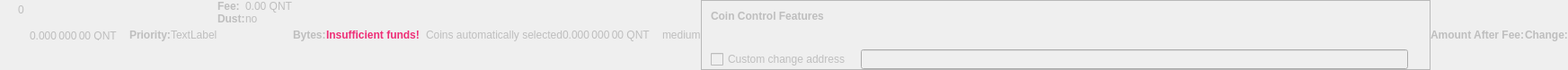
    <widget class="QWidget" name="dummyHideWidget" native="true">
     <property name="enabled">
      <bool>false</bool>
     </property>
     <property name="maximumSize">
      <size>
       <width>100</width>
       <height>22</height>
      </size>
     </property>
     <layout class="QHBoxLayout" name="dummyHideLayout">
      <property name="spacing">
       <number>0</number>
      </property>
      <property name="leftMargin">
       <number>0</number>
      </property>
      <property name="topMargin">
       <number>0</number>
      </property>
      <property name="rightMargin">
       <number>0</number>
      </property>
      <property name="bottomMargin">
       <number>0</number>
      </property>
      <item>
       <layout class="QFormLayout" name="formLayoutCoinControl1">
        <property name="horizontalSpacing">
         <number>10</number>
        </property>
        <property name="verticalSpacing">
         <number>14</number>
        </property>
        <property name="leftMargin">
         <number>10</number>
        </property>
        <property name="topMargin">
         <number>4</number>
        </property>
        <property name="rightMargin">
         <number>6</number>
        </property>
        <item row="0" column="1">
         <widget class="QLabel" name="labelCoinControlBytes">
          <property name="cursor">
           <cursorShape>IBeamCursor</cursorShape>
          </property>
          <property name="contextMenuPolicy">
           <enum>Qt::ActionsContextMenu</enum>
          </property>
          <property name="text">
           <string notr="true">0</string>
          </property>
          <property name="textInteractionFlags">
           <set>Qt::LinksAccessibleByMouse|Qt::TextSelectableByKeyboard|Qt::TextSelectableByMouse</set>
          </property>
         </widget>
        </item>
       </layout>
      </item>
      <item>
       <widget class="QLabel" name="labelCoinControlAfterFee">
        <property name="enabled">
         <bool>false</bool>
        </property>
        <property name="sizePolicy">
         <sizepolicy hsizetype="Fixed" vsizetype="Fixed">
          <horstretch>0</horstretch>
          <verstretch>0</verstretch>
         </sizepolicy>
        </property>
        <property name="minimumSize">
         <size>
          <width>111</width>
          <height>12</height>
         </size>
        </property>
        <property name="maximumSize">
         <size>
          <width>111</width>
          <height>12</height>
         </size>
        </property>
        <property name="cursor">
         <cursorShape>IBeamCursor</cursorShape>
        </property>
        <property name="contextMenuPolicy">
         <enum>Qt::ActionsContextMenu</enum>
        </property>
        <property name="text">
         <string notr="true">0.000 000 00 QNT</string>
        </property>
        <property name="textInteractionFlags">
         <set>Qt::LinksAccessibleByMouse|Qt::TextSelectableByKeyboard|Qt::TextSelectableByMouse</set>
        </property>
       </widget>
      </item>
      <item>
       <widget class="QLabel" name="labelCoinControlPriorityText">
        <property name="enabled">
         <bool>false</bool>
        </property>
        <property name="font">
         <font>
          <weight>75</weight>
          <bold>true</bold>
         </font>
        </property>
        <property name="text">
         <string>Priority:</string>
        </property>
       </widget>
      </item>
      <item>
       <layout class="QHBoxLayout" name="horizontalLayout">
        <item>
         <widget class="QLabel" name="WarningLabel">
          <property name="text">
           <string>TextLabel</string>
          </property>
         </widget>
        </item>
       </layout>
      </item>
      <item>
       <layout class="QFormLayout" name="formLayoutCoinControl3">
        <property name="horizontalSpacing">
         <number>0</number>
        </property>
        <property name="verticalSpacing">
         <number>0</number>
        </property>
        <property name="leftMargin">
         <number>0</number>
        </property>
        <property name="topMargin">
         <number>0</number>
        </property>
        <property name="rightMargin">
         <number>0</number>
        </property>
        <item row="0" column="0">
         <widget class="QLabel" name="labelCoinControlFeeText">
          <property name="enabled">
           <bool>false</bool>
          </property>
          <property name="font">
           <font>
            <weight>75</weight>
            <bold>true</bold>
           </font>
          </property>
          <property name="text">
           <string>Fee:</string>
          </property>
          <property name="margin">
           <number>0</number>
          </property>
         </widget>
        </item>
        <item row="0" column="1">
         <widget class="QLabel" name="labelCoinControlFee">
          <property name="enabled">
           <bool>false</bool>
          </property>
          <property name="cursor">
           <cursorShape>IBeamCursor</cursorShape>
          </property>
          <property name="contextMenuPolicy">
           <enum>Qt::ActionsContextMenu</enum>
          </property>
          <property name="text">
           <string notr="true">0.00 QNT</string>
          </property>
          <property name="textInteractionFlags">
           <set>Qt::LinksAccessibleByMouse|Qt::TextSelectableByKeyboard|Qt::TextSelectableByMouse</set>
          </property>
         </widget>
        </item>
        <item row="1" column="0">
         <widget class="QLabel" name="labelCoinControlLowOutputText">
          <property name="enabled">
           <bool>false</bool>
          </property>
          <property name="font">
           <font>
            <weight>75</weight>
            <bold>true</bold>
           </font>
          </property>
          <property name="text">
           <string>Dust:</string>
          </property>
         </widget>
        </item>
        <item row="1" column="1">
         <widget class="QLabel" name="labelCoinControlLowOutput">
          <property name="enabled">
           <bool>false</bool>
          </property>
          <property name="cursor">
           <cursorShape>IBeamCursor</cursorShape>
          </property>
          <property name="contextMenuPolicy">
           <enum>Qt::ActionsContextMenu</enum>
          </property>
          <property name="text">
           <string>no</string>
          </property>
          <property name="textInteractionFlags">
           <set>Qt::LinksAccessibleByMouse|Qt::TextSelectableByKeyboard|Qt::TextSelectableByMouse</set>
          </property>
         </widget>
        </item>
       </layout>
      </item>
      <item>
       <widget class="QLabel" name="labelCoinControlBytesText">
        <property name="enabled">
         <bool>false</bool>
        </property>
        <property name="font">
         <font>
          <weight>75</weight>
          <bold>true</bold>
         </font>
        </property>
        <property name="text">
         <string>Bytes:</string>
        </property>
       </widget>
      </item>
      <item>
       <layout class="QFormLayout" name="formLayoutCoinControl2">
        <property name="horizontalSpacing">
         <number>0</number>
        </property>
        <property name="verticalSpacing">
         <number>0</number>
        </property>
        <property name="leftMargin">
         <number>0</number>
        </property>
        <property name="topMargin">
         <number>0</number>
        </property>
        <property name="rightMargin">
         <number>0</number>
        </property>
       </layout>
      </item>
      <item>
       <layout class="QHBoxLayout" name="horizontalLayoutCoinControl2">
        <property name="spacing">
         <number>0</number>
        </property>
        <property name="bottomMargin">
         <number>0</number>
        </property>
       </layout>
      </item>
      <item>
       <widget class="QLabel" name="labelCoinControlInsuffFunds">
        <property name="enabled">
         <bool>false</bool>
        </property>
        <property name="minimumSize">
         <size>
          <width>0</width>
          <height>0</height>
         </size>
        </property>
        <property name="font">
         <font>
          <weight>75</weight>
          <bold>true</bold>
         </font>
        </property>
        <property name="styleSheet">
         <string notr="true">color: #ee2f77;font-weight:bold;</string>
        </property>
        <property name="text">
         <string>Insufficient funds!</string>
        </property>
        <property name="margin">
         <number>5</number>
        </property>
       </widget>
      </item>
      <item>
       <layout class="QFormLayout" name="formLayoutCoinControl4">
        <property name="horizontalSpacing">
         <number>0</number>
        </property>
        <property name="verticalSpacing">
         <number>0</number>
        </property>
        <property name="leftMargin">
         <number>0</number>
        </property>
        <property name="topMargin">
         <number>0</number>
        </property>
        <property name="rightMargin">
         <number>0</number>
        </property>
       </layout>
      </item>
      <item>
       <widget class="QLabel" name="labelCoinControlChangeLabel">
        <property name="enabled">
         <bool>false</bool>
        </property>
        <property name="sizePolicy">
         <sizepolicy hsizetype="Preferred" vsizetype="Expanding">
          <horstretch>0</horstretch>
          <verstretch>0</verstretch>
         </sizepolicy>
        </property>
        <property name="minimumSize">
         <size>
          <width>0</width>
          <height>0</height>
         </size>
        </property>
        <property name="text">
         <string/>
        </property>
        <property name="margin">
         <number>3</number>
        </property>
       </widget>
      </item>
      <item>
       <widget class="QLabel" name="labelCoinControlAutomaticallySelected">
        <property name="enabled">
         <bool>false</bool>
        </property>
        <property name="sizePolicy">
         <sizepolicy hsizetype="Fixed" vsizetype="Fixed">
          <horstretch>0</horstretch>
          <verstretch>0</verstretch>
         </sizepolicy>
        </property>
        <property name="minimumSize">
         <size>
          <width>0</width>
          <height>0</height>
         </size>
        </property>
        <property name="maximumSize">
         <size>
          <width>240</width>
          <height>16777215</height>
         </size>
        </property>
        <property name="text">
         <string>Coins automatically selected</string>
        </property>
        <property name="margin">
         <number>5</number>
        </property>
       </widget>
      </item>
      <item>
       <widget class="QLabel" name="labelCoinControlChange">
        <property name="enabled">
         <bool>false</bool>
        </property>
        <property name="sizePolicy">
         <sizepolicy hsizetype="Fixed" vsizetype="Fixed">
          <horstretch>0</horstretch>
          <verstretch>0</verstretch>
         </sizepolicy>
        </property>
        <property name="minimumSize">
         <size>
          <width>111</width>
          <height>0</height>
         </size>
        </property>
        <property name="maximumSize">
         <size>
          <width>111</width>
          <height>16777215</height>
         </size>
        </property>
        <property name="cursor">
         <cursorShape>IBeamCursor</cursorShape>
        </property>
        <property name="contextMenuPolicy">
         <enum>Qt::ActionsContextMenu</enum>
        </property>
        <property name="text">
         <string notr="true">0.000 000 00 QNT</string>
        </property>
        <property name="textInteractionFlags">
         <set>Qt::LinksAccessibleByMouse|Qt::TextSelectableByKeyboard|Qt::TextSelectableByMouse</set>
        </property>
       </widget>
      </item>
      <item>
       <widget class="QLabel" name="labelCoinControlPriority">
        <property name="enabled">
         <bool>false</bool>
        </property>
        <property name="cursor">
         <cursorShape>IBeamCursor</cursorShape>
        </property>
        <property name="contextMenuPolicy">
         <enum>Qt::ActionsContextMenu</enum>
        </property>
        <property name="text">
         <string>medium</string>
        </property>
        <property name="textInteractionFlags">
         <set>Qt::LinksAccessibleByMouse|Qt::TextSelectableByKeyboard|Qt::TextSelectableByMouse</set>
        </property>
       </widget>
      </item>
      <item>
       <widget class="QFrame" name="frameCoinControl">
        <property name="sizePolicy">
         <sizepolicy hsizetype="Expanding" vsizetype="Expanding">
          <horstretch>0</horstretch>
          <verstretch>0</verstretch>
         </sizepolicy>
        </property>
        <property name="maximumSize">
         <size>
          <width>16777215</width>
          <height>16777215</height>
         </size>
        </property>
        <property name="frameShape">
         <enum>QFrame::StyledPanel</enum>
        </property>
        <property name="frameShadow">
         <enum>QFrame::Sunken</enum>
        </property>
        <layout class="QVBoxLayout" name="verticalLayoutCoinControl2_2">
         <property name="spacing">
          <number>0</number>
         </property>
         <property name="leftMargin">
          <number>0</number>
         </property>
         <property name="topMargin">
          <number>0</number>
         </property>
         <property name="rightMargin">
          <number>0</number>
         </property>
         <property name="bottomMargin">
          <number>0</number>
         </property>
         <item>
          <layout class="QVBoxLayout" name="verticalLayoutCoinControl" stretch="0,0,0,1">
           <property name="spacing">
            <number>0</number>
           </property>
           <property name="leftMargin">
            <number>10</number>
           </property>
           <property name="topMargin">
            <number>10</number>
           </property>
           <item>
            <layout class="QHBoxLayout" name="horizontalLayoutCoinControl1">
             <property name="bottomMargin">
              <number>15</number>
             </property>
             <item>
              <widget class="QLabel" name="labelCoinControlFeatures">
               <property name="enabled">
                <bool>false</bool>
               </property>
               <property name="sizePolicy">
                <sizepolicy hsizetype="Preferred" vsizetype="Maximum">
                 <horstretch>0</horstretch>
                 <verstretch>0</verstretch>
                </sizepolicy>
               </property>
               <property name="font">
                <font>
                 <weight>75</weight>
                 <bold>true</bold>
                </font>
               </property>
               <property name="styleSheet">
                <string notr="true">font-weight:bold;</string>
               </property>
               <property name="text">
                <string>Coin Control Features</string>
               </property>
              </widget>
             </item>
            </layout>
           </item>
           <item>
            <widget class="QWidget" name="widgetCoinControl" native="true">
             <property name="sizePolicy">
              <sizepolicy hsizetype="Preferred" vsizetype="Preferred">
               <horstretch>0</horstretch>
               <verstretch>0</verstretch>
              </sizepolicy>
             </property>
             <property name="minimumSize">
              <size>
               <width>0</width>
               <height>0</height>
              </size>
             </property>
             <property name="styleSheet">
              <string notr="true"/>
             </property>
             <layout class="QHBoxLayout" name="horizontalLayoutCoinControl5_2">
              <property name="leftMargin">
               <number>0</number>
              </property>
              <property name="topMargin">
               <number>0</number>
              </property>
              <property name="rightMargin">
               <number>0</number>
              </property>
              <property name="bottomMargin">
               <number>0</number>
              </property>
              <item>
               <layout class="QHBoxLayout" name="horizontalLayoutCoinControl3">
                <property name="spacing">
                 <number>20</number>
                </property>
                <property name="topMargin">
                 <number>0</number>
                </property>
                <property name="bottomMargin">
                 <number>10</number>
                </property>
               </layout>
              </item>
             </layout>
            </widget>
           </item>
           <item>
            <layout class="QHBoxLayout" name="horizontalLayoutCoinControl4" stretch="0,0,0">
             <property name="spacing">
              <number>12</number>
             </property>
             <property name="sizeConstraint">
              <enum>QLayout::SetDefaultConstraint</enum>
             </property>
             <property name="topMargin">
              <number>5</number>
             </property>
             <property name="rightMargin">
              <number>5</number>
             </property>
             <item>
              <widget class="QCheckBox" name="checkBoxCoinControlChange">
               <property name="enabled">
                <bool>false</bool>
               </property>
               <property name="toolTip">
                <string>If this is activated, but the change address is empty or invalid, change will be sent to a newly generated address.</string>
               </property>
               <property name="text">
                <string>Custom change address</string>
               </property>
              </widget>
             </item>
             <item>
              <widget class="QValidatedLineEdit" name="lineEditCoinControlChange">
               <property name="enabled">
                <bool>false</bool>
               </property>
               <property name="sizePolicy">
                <sizepolicy hsizetype="Expanding" vsizetype="Fixed">
                 <horstretch>0</horstretch>
                 <verstretch>0</verstretch>
                </sizepolicy>
               </property>
              </widget>
             </item>
             <item>
              <widget class="QLabel" name="labelCoinControlChangeLabel_2">
               <property name="sizePolicy">
                <sizepolicy hsizetype="Preferred" vsizetype="Expanding">
                 <horstretch>0</horstretch>
                 <verstretch>0</verstretch>
                </sizepolicy>
               </property>
               <property name="minimumSize">
                <size>
                 <width>0</width>
                 <height>0</height>
                </size>
               </property>
               <property name="text">
                <string/>
               </property>
               <property name="margin">
                <number>3</number>
               </property>
              </widget>
             </item>
            </layout>
           </item>
           <item>
            <spacer name="verticalSpacerCoinControl">
             <property name="orientation">
              <enum>Qt::Vertical</enum>
             </property>
             <property name="sizeHint" stdset="0">
              <size>
               <width>800</width>
               <height>1</height>
              </size>
             </property>
            </spacer>
           </item>
          </layout>
         </item>
        </layout>
       </widget>
      </item>
      <item>
       <widget class="QLabel" name="labelCoinControlAfterFeeText">
        <property name="enabled">
         <bool>false</bool>
        </property>
        <property name="minimumSize">
         <size>
          <width>0</width>
          <height>0</height>
         </size>
        </property>
        <property name="maximumSize">
         <size>
          <width>16777215</width>
          <height>16777215</height>
         </size>
        </property>
        <property name="font">
         <font>
          <weight>75</weight>
          <bold>true</bold>
         </font>
        </property>
        <property name="text">
         <string>Amount After Fee:</string>
        </property>
        <property name="alignment">
         <set>Qt::AlignLeading|Qt::AlignLeft|Qt::AlignVCenter</set>
        </property>
        <property name="margin">
         <number>0</number>
        </property>
       </widget>
      </item>
      <item>
       <widget class="QLabel" name="labelCoinControlChangeText">
        <property name="enabled">
         <bool>false</bool>
        </property>
        <property name="sizePolicy">
         <sizepolicy hsizetype="Preferred" vsizetype="Preferred">
          <horstretch>0</horstretch>
          <verstretch>0</verstretch>
         </sizepolicy>
        </property>
        <property name="minimumSize">
         <size>
          <width>0</width>
          <height>0</height>
         </size>
        </property>
        <property name="maximumSize">
         <size>
          <width>16777215</width>
          <height>16777215</height>
         </size>
        </property>
        <property name="font">
         <font>
          <weight>75</weight>
          <bold>true</bold>
         </font>
        </property>
        <property name="text">
         <string>Change:</string>
        </property>
        <property name="alignment">
         <set>Qt::AlignLeading|Qt::AlignLeft|Qt::AlignVCenter</set>
        </property>
       </widget>
      </item>
     </layout>
    </widget>
